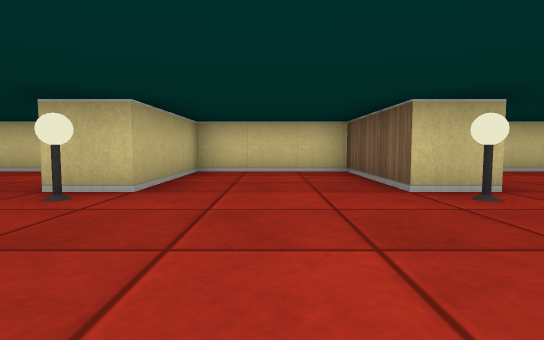
view 1 (above)

21 first-person views from a walk through a cub3D maze. The camera is about half as high as the walls, tilts 4° down and sees 80° across. The floor is counted in squares. Each view is taken from the middle of a square. On the plan, view 1 faces up. The plan holds only what a view shows up to about 9 squares ahead; the rest is blank.

view 2
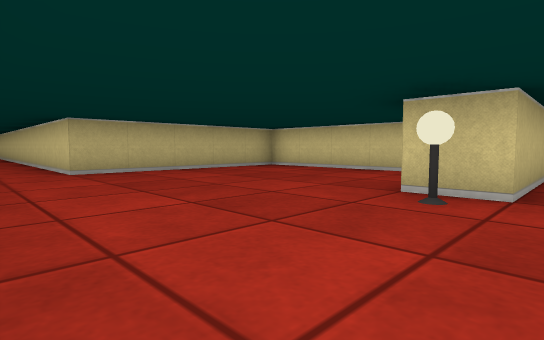

view 3
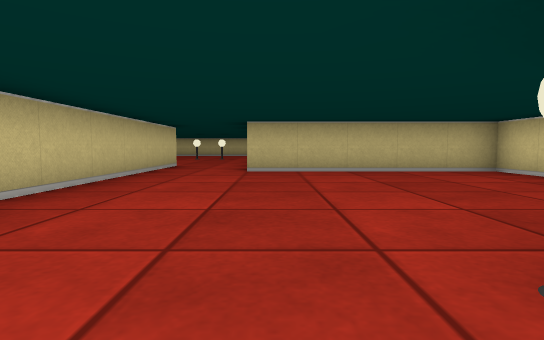

view 4
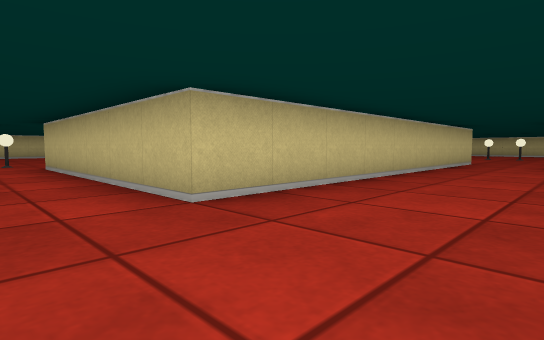

view 5
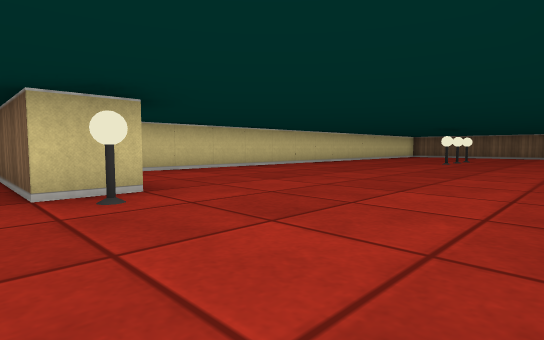

view 6
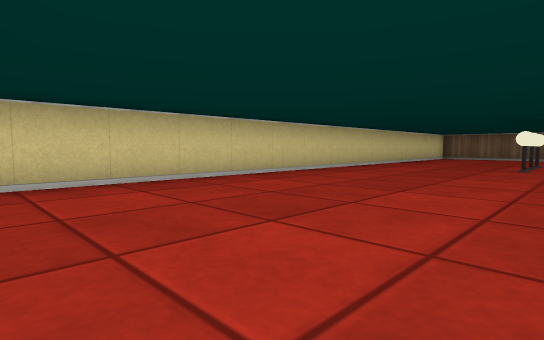

view 7
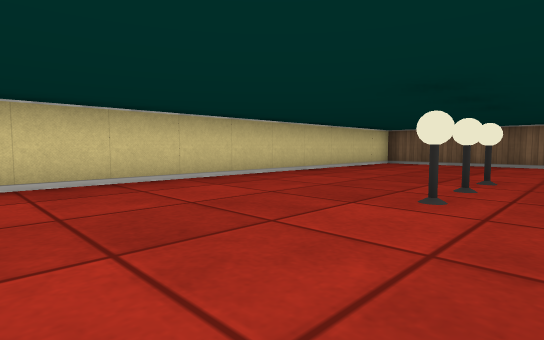

view 8
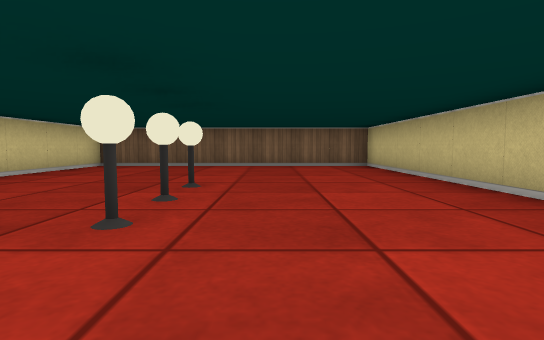

view 9
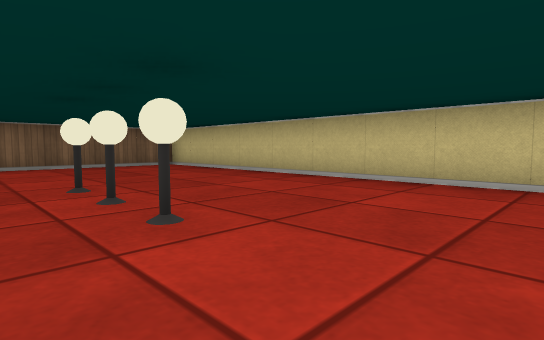

view 10
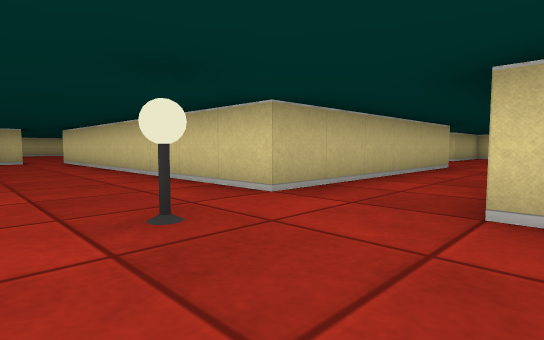

view 11
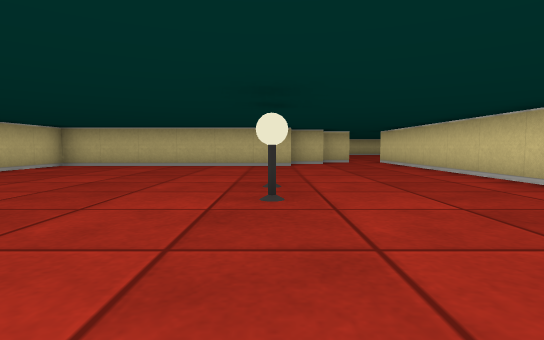

view 12
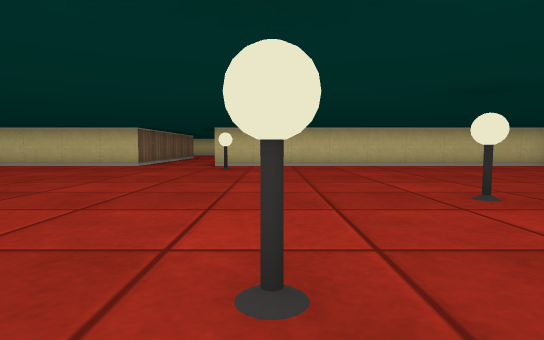

view 13
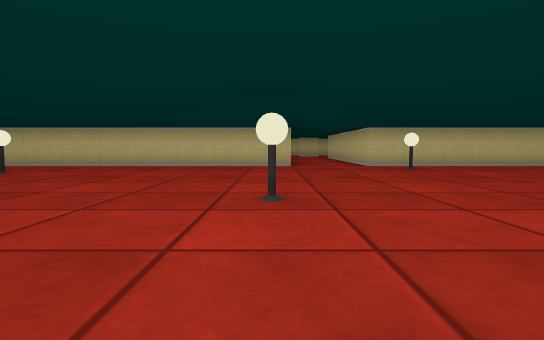

view 14
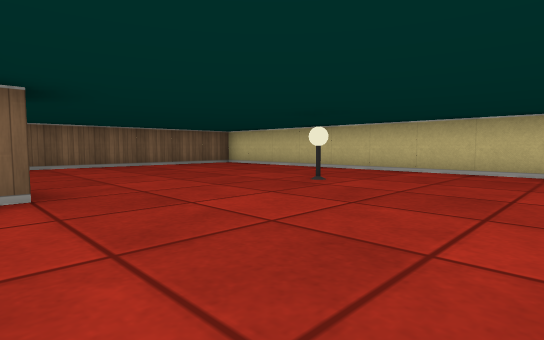

view 15
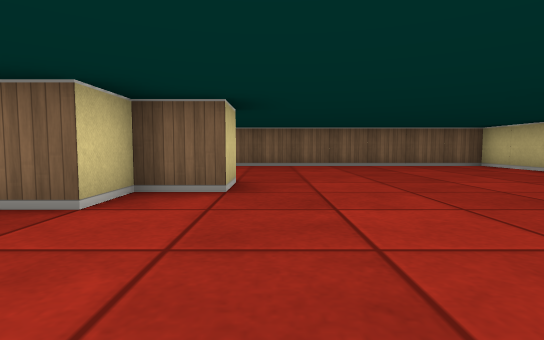

view 16
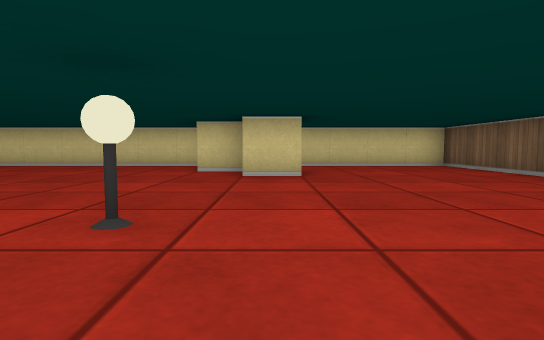

view 17
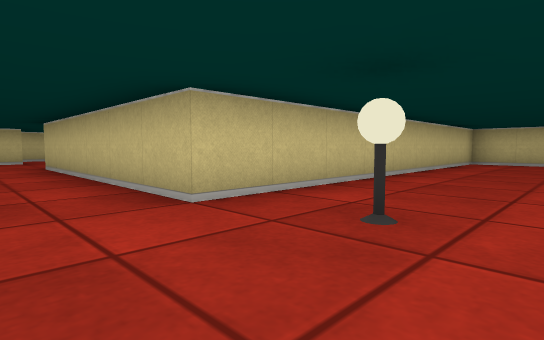

view 18
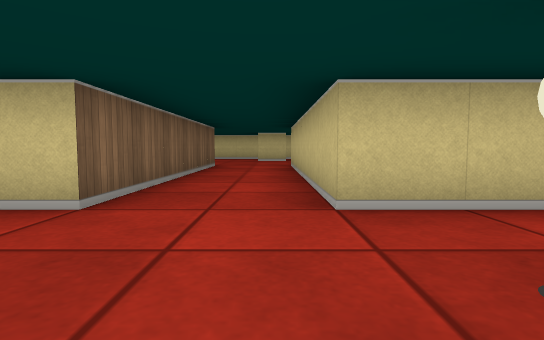

view 19
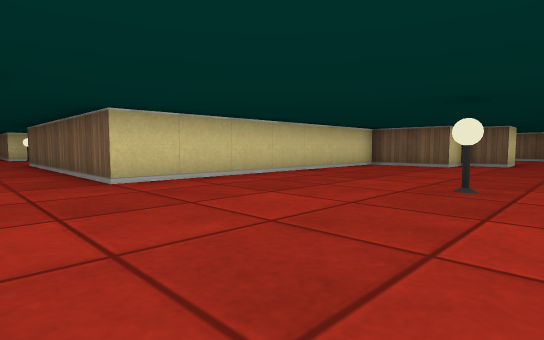

view 20
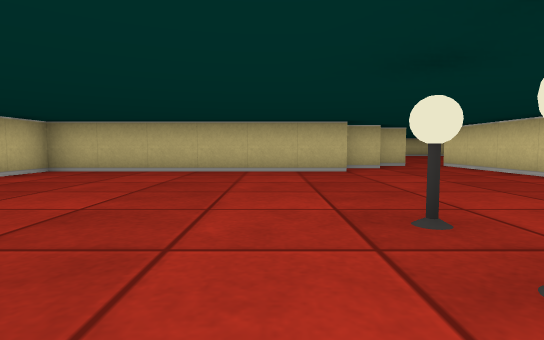

view 21
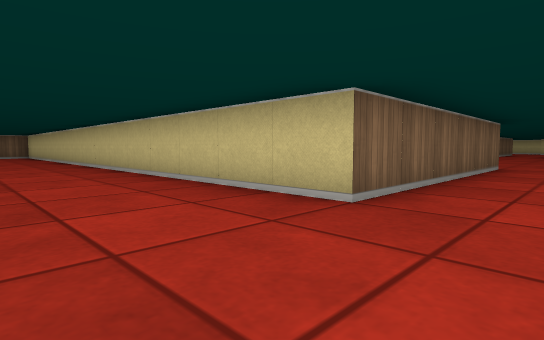

### Floor plan
Ten units are one square. View 1 is at (0, 0); x grows to the right and y downward. Boxes are objects, and circles mark ways between rooms. Rooms are numbered by the first view taken in them; rooms with no view inside come last. Other rooms are left out.
<svg viewBox="-105 -70 285 290">
<path fill="none" stroke="#000" d="M26 -35 15 -35 15 -65 -15 -65 -15 -35 -25 -35M15 65 15 5 175 5 175 -65 34 -65M-38 -65 -75 -65 -75 -15 -95 -15M-95 5 -5 5 -5 65M-5 65 -95 65M106 95 95 95 95 85 85 85 85 65 15 65M35 215 35 155 145 155 145 65 108 65M-75 95 -75 155 15 155 15 215M-85 84 -85 94M-95 74 -95 82"/>
<rect x="-25" y="-35" width="10" height="10" fill="#bbb"><title>lamp</title></rect>
<rect x="15" y="-35" width="10" height="10" fill="#bbb"><title>lamp</title></rect>
<rect x="105" y="-35" width="10" height="10" fill="#bbb"><title>lamp</title></rect>
<rect x="115" y="-35" width="10" height="10" fill="#bbb"><title>lamp</title></rect>
<rect x="125" y="-35" width="10" height="10" fill="#bbb"><title>lamp</title></rect>
<rect x="-35" y="95" width="10" height="10" fill="#bbb"><title>lamp</title></rect>
<rect x="-25" y="95" width="10" height="10" fill="#bbb"><title>lamp</title></rect>
<rect x="-5" y="75" width="10" height="10" fill="#bbb"><title>lamp</title></rect>
<rect x="5" y="135" width="10" height="10" fill="#bbb"><title>lamp</title></rect>
<rect x="35" y="95" width="10" height="10" fill="#bbb"><title>lamp</title></rect>
<rect x="85" y="125" width="10" height="10" fill="#bbb"><title>lamp</title></rect>
<circle cx="5" cy="60" r="3" fill="#2a7"/>
<text x="50" y="-20">1</text>
<text x="30" y="110">2</text>
</svg>
Room 1 opens to room 2.

Where each view was taken, in squares from view 1:
view 1: 0 up, 0 right, facing up
view 2: 0 up, 1 left, facing up-left
view 3: 2 up, 1 left, facing left
view 4: 2 up, 1 right, facing down-left
view 5: 0 up, 1 right, facing up-right
view 6: 2 up, 3 right, facing up-right
view 7: 2 up, 8 right, facing up-right
view 8: 2 up, 9 right, facing right
view 9: 4 up, 9 right, facing down-right
view 10: 9 down, 2 right, facing up-left
view 11: 10 down, 1 right, facing left
view 12: 7 down, 0 right, facing down
view 13: 7 down, 4 right, facing down
view 14: 9 down, 6 right, facing down-right
view 15: 10 down, 6 right, facing right
view 16: 15 down, 10 right, facing up
view 17: 13 down, 3 right, facing down-left
view 18: 13 down, 2 right, facing down
view 19: 11 down, 0 right, facing up-right
view 20: 11 down, 1 left, facing left
view 21: 2 up, 0 right, facing down-right
